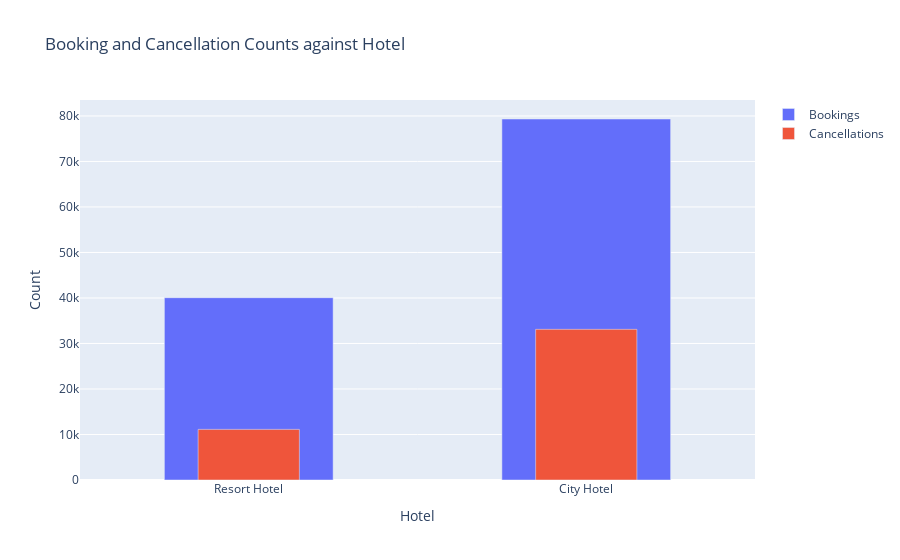

Notebook code cell kept with this figure:
### Markdown cell above
It can be seen from the above graph that the Cancellations line maintains a similar trend as the Bookings line. This means that the proportion of cancellations has remained more or less the same throughout the time period

### Code cell
hotels = data['hotel'].unique()
booking_counts = []
cancellation_counts = []
for hotel in hotels:
    booking_counts.append(len(data[(data['hotel'] == hotel)]))
    cancellation_counts.append(len(data[(data['hotel'] == hotel) & (data['is_canceled'] == 1)]))

fig = go.Figure()
fig.add_trace(
    go.Bar(
        x=hotels,
        y=booking_counts,
        name="Bookings",
        width=0.5
    )
)
fig.add_trace(
    go.Bar(
        x=hotels,
        y=cancellation_counts,
        name="Cancellations",
        width=0.3
    )
)

fig.update_layout(
    title="Booking and Cancellation Counts against Hotel", 
    xaxis_title="Hotel", 
    yaxis_title="Count",
    barmode="overlay"
)
fig.show()

### Figure 1 — Plotly figure (JSON) as saved in the notebook; plotly's stock layout.template omitted (floating-point values rounded to 4 significant figures)
{"data": [{"name": "Bookings", "type": "bar", "width": 0.5, "x": ["Resort Hotel", "City Hotel"], "y": [40060, 79330]}, {"name": "Cancellations", "type": "bar", "width": 0.3, "x": ["Resort Hotel", "City Hotel"], "y": [11122, 33102]}], "layout": {"barmode": "overlay", "title": {"text": "Booking and Cancellation Counts against Hotel"}, "xaxis": {"title": {"text": "Hotel"}}, "yaxis": {"title": {"text": "Count"}}}}
